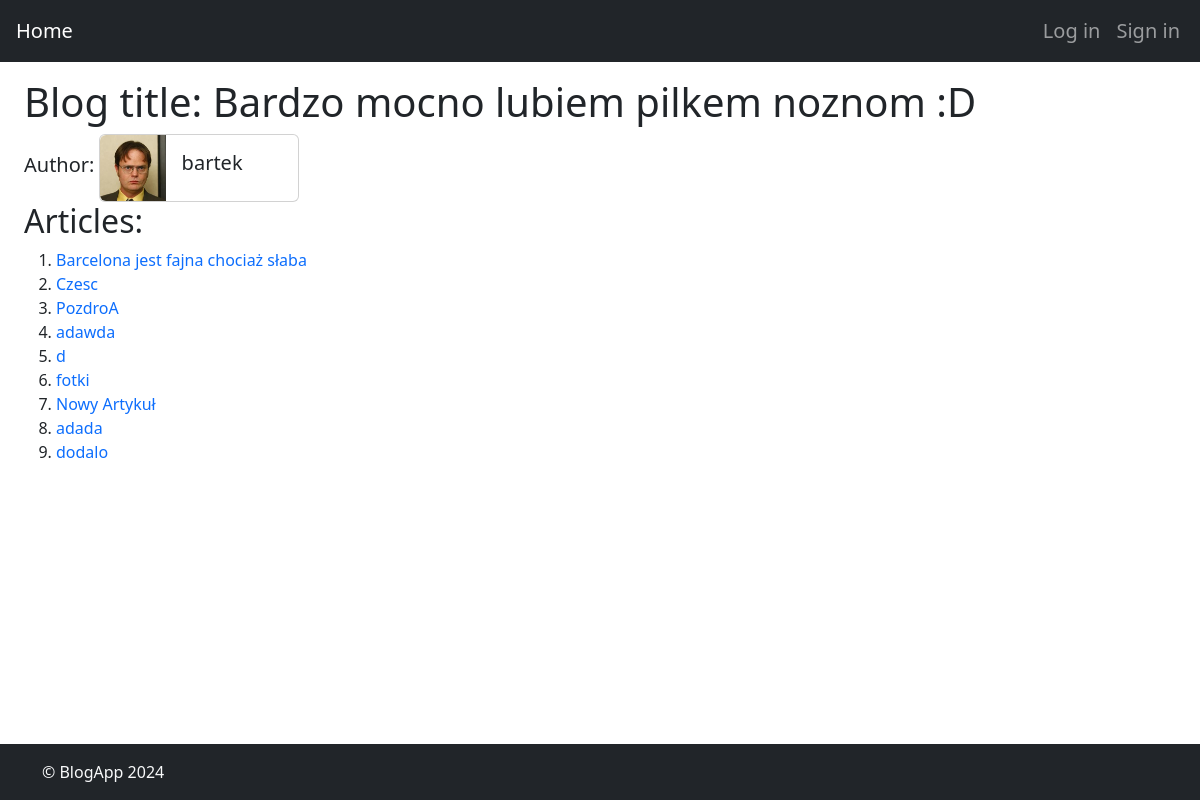
Screenshot of /blogs/1/ with the database file from the repository.
### blogApp/models.py (models this page shows, shortened)
class Blog(models.Model):
    title = models.CharField(max_length=100)
    author = models.ForeignKey(CustomUser, on_delete=models.CASCADE)

class CustomUser(AbstractUser):
    avatar = models.ImageField(upload_to='avatars/', blank=True, null=True)
    isAdmin = models.BooleanField(default=False)

class Article(models.Model):
    title = models.CharField(max_length=100)
    content = models.CharField(max_length=2000)
    public = models.BooleanField(default=False)
    password = models.CharField(max_length=100, blank=True)
    date = models.CharField(max_length=100)
    location = models.CharField(max_length=100)
    blog = models.ForeignKey(Blog, on_delete=models.CASCADE)
    images = models.ManyToManyField('ArticleImage', related_name='articles', blank=True)

### blogApp/views.py (the view)
# urls.py: path('blogs/<int:blog_id>/', views.blog_detail, name='blog_detail'),
def blog_detail(request, blog_id):
    blog = get_object_or_404(Blog, pk=blog_id)
    articles = Article.objects.filter(blog=blog)
    author_avatar = blog.author.avatar  # Pobieramy avatar autora bloga
    return render(request, 'blogs/blog_detail.html', {'blog': blog, 'articles': articles, 'author_avatar': author_avatar})

### blogApp/templates/blogs/blog_detail.html (shortened to what this page needs)
{% extends 'base.html' %}
{% block content %}
<div class="ms-2 mt-2">
    <div class="d-flex align-items-center w-100">
        <h1 class="text-center">Blog title: {{ blog.title }}</h1>
    </div>
    <h5 class="d-inline">Author:</h2>
        <div class="card d-inline-block" style="max-width: 200px; min-width: 150px;">
            <div class="row g-0">
                {% if author_avatar %}
                <div class="col-md-4">
                    <img src="{{ author_avatar.url }}" class="img-fluid rounded-start h-100" alt="User avatar">
                </div>
                {% endif %}
                <div class="col-md-8">
                    <div class="card-body">
                        <h5 class="card-text">{{ blog.author.username }}</h5>
                    </div>
                </div>
            </div>
        </div>
        <h2>Articles:</h2>
        <ol>
            {% for article in articles %}
            <li><a href="{% url 'article_detail' blog_id=blog.id article_id=article.id %}">{{ article.title }}</a></li>
            {% endfor %}
        </ol>
</div>
{% endblock %}

### blogApp/static/styles.css (style rules this page uses)
a { text-decoration: none; }

### rows the page displays
Blog: title "Bardzo mocno lubiem pilkem noznom :D", author.username "bartek"
Article: title "Barcelona jest fajna chociaż słaba"
Article: title "Czesc"
Article: title "PozdroA"
Article: title "adawda"
Article: title "d"
Article: title "fotki"
Article: title "Nowy Artykuł"
Article: title "adada"
Article: title "dodalo"
